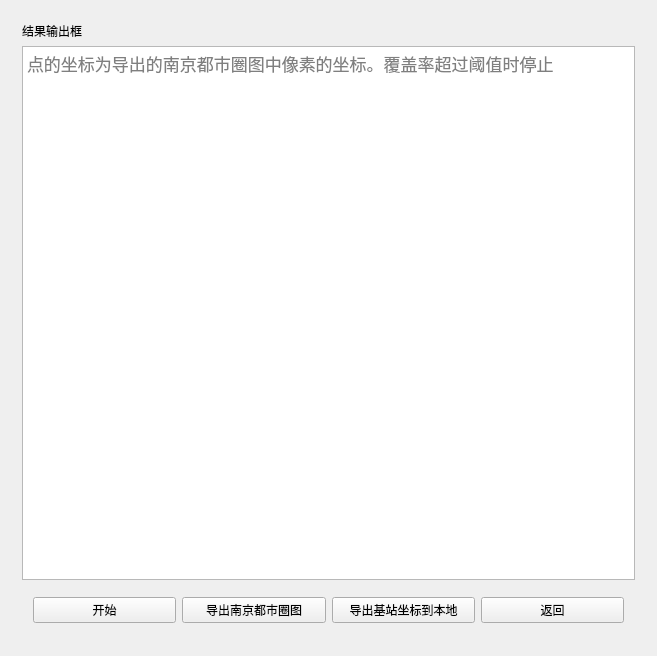
<?xml version="1.0" encoding="UTF-8"?>
<ui version="4.0">
 <class>inheritance1Class</class>
 <widget class="QWidget" name="inheritance1Class">
  <property name="geometry">
   <rect>
    <x>0</x>
    <y>0</y>
    <width>657</width>
    <height>656</height>
   </rect>
  </property>
  <property name="windowTitle">
   <string>inheritance1</string>
  </property>
  <layout class="QVBoxLayout" name="verticalLayout">
   <item>
    <widget class="QWidget" name="widget_2" native="true">
     <layout class="QGridLayout" name="gridLayout">
      <item row="1" column="0">
       <widget class="QTextEdit" name="textEdit">
        <property name="font">
         <font>
          <pointsize>13</pointsize>
         </font>
        </property>
        <property name="readOnly">
         <bool>true</bool>
        </property>
        <property name="placeholderText">
         <string>点的坐标为导出的南京都市圈图中像素的坐标。覆盖率超过阈值时停止</string>
        </property>
       </widget>
      </item>
      <item row="2" column="0">
       <widget class="QWidget" name="widget" native="true">
        <layout class="QHBoxLayout" name="horizontalLayout">
         <item>
          <widget class="QPushButton" name="startButton">
           <property name="text">
            <string>开始</string>
           </property>
          </widget>
         </item>
         <item>
          <widget class="QPushButton" name="checkButton">
           <property name="text">
            <string>导出南京都市圈图</string>
           </property>
          </widget>
         </item>
         <item>
          <widget class="QPushButton" name="outButton">
           <property name="text">
            <string>导出基站坐标到本地</string>
           </property>
          </widget>
         </item>
         <item>
          <widget class="QPushButton" name="backButton">
           <property name="text">
            <string>返回</string>
           </property>
          </widget>
         </item>
        </layout>
       </widget>
      </item>
      <item row="0" column="0">
       <widget class="QLabel" name="label">
        <property name="text">
         <string>结果输出框</string>
        </property>
       </widget>
      </item>
     </layout>
    </widget>
   </item>
  </layout>
 </widget>
 <layoutdefault spacing="6" margin="11"/>
 <resources/>
 <connections/>
</ui>
